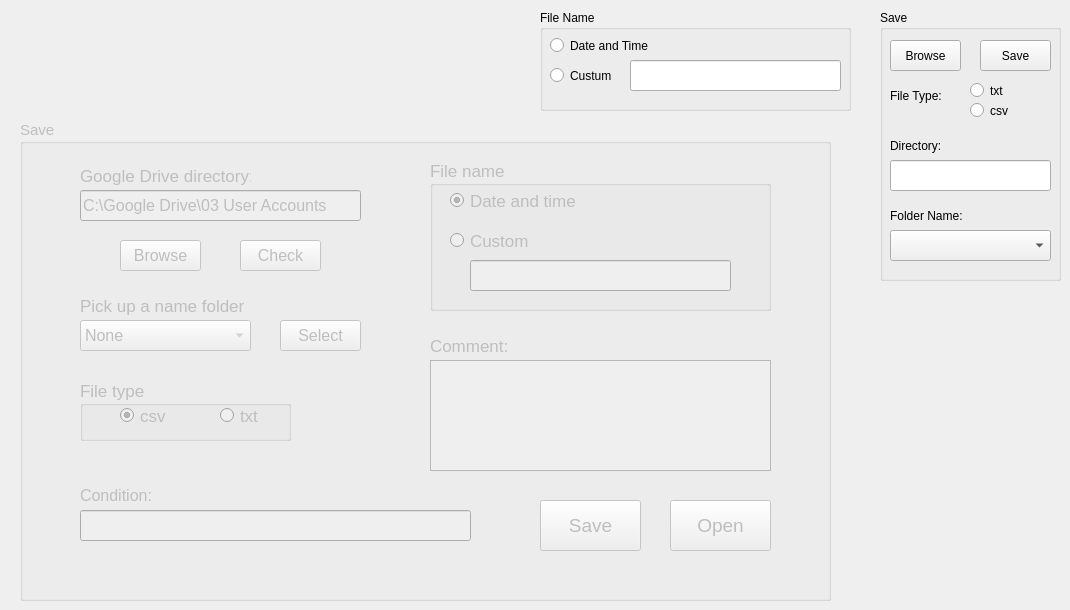
              <widget class="QWidget" name="tab_19">
               <attribute name="title">
                <string>Save</string>
               </attribute>
               <widget class="QGroupBox" name="saveBox">
                <property name="geometry">
                 <rect>
                  <x>880</x>
                  <y>10</y>
                  <width>181</width>
                  <height>271</height>
                 </rect>
                </property>
                <property name="title">
                 <string>Save</string>
                </property>
                <widget class="QPushButton" name="browseButton">
                 <property name="geometry">
                  <rect>
                   <x>10</x>
                   <y>30</y>
                   <width>71</width>
                   <height>31</height>
                  </rect>
                 </property>
                 <property name="text">
                  <string>Browse</string>
                 </property>
                </widget>
                <widget class="QLabel" name="fileTypeLable">
                 <property name="geometry">
                  <rect>
                   <x>10</x>
                   <y>70</y>
                   <width>71</width>
                   <height>31</height>
                  </rect>
                 </property>
                 <property name="text">
                  <string>File Type:</string>
                 </property>
                </widget>
                <widget class="QRadioButton" name="csvRadio">
                 <property name="geometry">
                  <rect>
                   <x>90</x>
                   <y>90</y>
                   <width>51</width>
                   <height>21</height>
                  </rect>
                 </property>
                 <property name="text">
                  <string>csv</string>
                 </property>
                </widget>
                <widget class="QRadioButton" name="txtRadio">
                 <property name="geometry">
                  <rect>
                   <x>90</x>
                   <y>70</y>
                   <width>51</width>
                   <height>21</height>
                  </rect>
                 </property>
                 <property name="text">
                  <string>txt</string>
                 </property>
                </widget>
                <widget class="QLabel" name="directoryLable">
                 <property name="geometry">
                  <rect>
                   <x>10</x>
                   <y>120</y>
                   <width>81</width>
                   <height>31</height>
                  </rect>
                 </property>
                 <property name="text">
                  <string>Directory:</string>
                 </property>
                </widget>
                <widget class="QLineEdit" name="directory">
                 <property name="geometry">
                  <rect>
                   <x>10</x>
                   <y>150</y>
                   <width>161</width>
                   <height>31</height>
                  </rect>
                 </property>
                </widget>
                <widget class="QPushButton" name="saveButton">
                 <property name="geometry">
                  <rect>
                   <x>100</x>
                   <y>30</y>
                   <width>71</width>
                   <height>31</height>
                  </rect>
                 </property>
                 <property name="text">
                  <string>Save</string>
                 </property>
                </widget>
                <widget class="QComboBox" name="folderName">
                 <property name="geometry">
                  <rect>
                   <x>10</x>
                   <y>220</y>
                   <width>161</width>
                   <height>31</height>
                  </rect>
                 </property>
                </widget>
                <widget class="QLabel" name="folderNameLable">
                 <property name="geometry">
                  <rect>
                   <x>10</x>
                   <y>190</y>
                   <width>111</width>
                   <height>31</height>
                  </rect>
                 </property>
                 <property name="text">
                  <string>Folder Name:</string>
                 </property>
                </widget>
               </widget>
               <widget class="QGroupBox" name="groupBox_save_keithley_2">
                <property name="enabled">
                 <bool>false</bool>
                </property>
                <property name="geometry">
                 <rect>
                  <x>20</x>
                  <y>120</y>
                  <width>811</width>
                  <height>481</height>
                 </rect>
                </property>
                <property name="font">
                 <font>
                  <pointsize>11</pointsize>
                 </font>
                </property>
                <property name="title">
                 <string>Save</string>
                </property>
                <widget class="QLabel" name="label_29">
                 <property name="geometry">
                  <rect>
                   <x>60</x>
                   <y>40</y>
                   <width>171</width>
                   <height>31</height>
                  </rect>
                 </property>
                 <property name="font">
                  <font>
                   <pointsize>13</pointsize>
                  </font>
                 </property>
                 <property name="text">
                  <string>Google Drive directory:</string>
                 </property>
                </widget>
                <widget class="QLineEdit" name="lineEdit_GoogleDrive_keithley_2">
                 <property name="geometry">
                  <rect>
                   <x>60</x>
                   <y>70</y>
                   <width>281</width>
                   <height>31</height>
                  </rect>
                 </property>
                 <property name="font">
                  <font>
                   <pointsize>12</pointsize>
                  </font>
                 </property>
                 <property name="text">
                  <string>C:\Google Drive\03 User Accounts</string>
                 </property>
                </widget>
                <widget class="QLabel" name="label_30">
                 <property name="enabled">
                  <bool>false</bool>
                 </property>
                 <property name="geometry">
                  <rect>
                   <x>60</x>
                   <y>170</y>
                   <width>181</width>
                   <height>31</height>
                  </rect>
                 </property>
                 <property name="font">
                  <font>
                   <pointsize>13</pointsize>
                  </font>
                 </property>
                 <property name="text">
                  <string>Pick up a name folder</string>
                 </property>
                </widget>
                <widget class="QComboBox" name="comboBox_Name_Folder_keithley_2">
                 <property name="enabled">
                  <bool>false</bool>
                 </property>
                 <property name="geometry">
                  <rect>
                   <x>60</x>
                   <y>200</y>
                   <width>171</width>
                   <height>31</height>
                  </rect>
                 </property>
                 <property name="font">
                  <font>
                   <pointsize>12</pointsize>
                  </font>
                 </property>
                 <item>
                  <property name="text">
                   <string>None</string>
                  </property>
                 </item>
                 <item>
                  <property name="text">
                   <string>Horimbere</string>
                  </property>
                 </item>
                 <item>
                  <property name="text">
                   <string>Sell</string>
                  </property>
                 </item>
                 <item>
                  <property name="text">
                   <string>Snyder</string>
                  </property>
                 </item>
                 <item>
                  <property name="text">
                   <string>Tran</string>
                  </property>
                 </item>
                 <item>
                  <property name="text">
                   <string>Vannucci</string>
                  </property>
                 </item>
                 <item>
                  <property name="text">
                   <string>Wang</string>
                  </property>
                 </item>
                 <item>
                  <property name="text">
                   <string>Williams</string>
                  </property>
                 </item>
                </widget>
                <widget class="QPushButton" name="pushButton_Select_Directory_keithley_2">
                 <property name="enabled">
                  <bool>false</bool>
                 </property>
                 <property name="geometry">
                  <rect>
                   <x>260</x>
                   <y>200</y>
                   <width>81</width>
                   <height>31</height>
                  </rect>
                 </property>
                 <property name="font">
                  <font>
                   <pointsize>12</pointsize>
                  </font>
                 </property>
                 <property name="text">
                  <string>Select</string>
                 </property>
                </widget>
                <widget class="QGroupBox" name="groupBox_File_Type_keithley_2">
                 <property name="enabled">
                  <bool>false</bool>
                 </property>
                 <property name="geometry">
                  <rect>
                   <x>60</x>
                   <y>260</y>
                   <width>211</width>
                   <height>61</height>
                  </rect>
                 </property>
                 <property name="font">
                  <font>
                   <pointsize>13</pointsize>
                  </font>
                 </property>
                 <property name="title">
                  <string>File type</string>
                 </property>
                 <widget class="QRadioButton" name="radioButton_csv_keithley_2">
                  <property name="geometry">
                   <rect>
                    <x>40</x>
                    <y>20</y>
                    <width>61</width>
                    <height>31</height>
                   </rect>
                  </property>
                  <property name="acceptDrops">
                   <bool>false</bool>
                  </property>
                  <property name="autoFillBackground">
                   <bool>false</bool>
                  </property>
                  <property name="text">
                   <string>csv</string>
                  </property>
                  <property name="checked">
                   <bool>true</bool>
                  </property>
                 </widget>
                 <widget class="QRadioButton" name="radioButton_txt_keithley_2">
                  <property name="geometry">
                   <rect>
                    <x>140</x>
                    <y>20</y>
                    <width>61</width>
                    <height>31</height>
                   </rect>
                  </property>
                  <property name="text">
                   <string>txt</string>
                  </property>
                 </widget>
                </widget>
                <widget class="QGroupBox" name="groupBox_Filename_keithley_2">
                 <property name="enabled">
                  <bool>false</bool>
                 </property>
                 <property name="geometry">
                  <rect>
                   <x>410</x>
                   <y>40</y>
                   <width>341</width>
                   <height>151</height>
                  </rect>
                 </property>
                 <property name="font">
                  <font>
                   <pointsize>13</pointsize>
                  </font>
                 </property>
                 <property name="title">
                  <string>File name</string>
                 </property>
                 <widget class="QRadioButton" name="radioButton_Timename_keithley_2">
                  <property name="geometry">
                   <rect>
                    <x>20</x>
                    <y>30</y>
                    <width>151</width>
                    <height>21</height>
                   </rect>
                  </property>
                  <property name="font">
                   <font>
                    <pointsize>13</pointsize>
                   </font>
                  </property>
                  <property name="text">
                   <string>Date and time</string>
                  </property>
                  <property name="checked">
                   <bool>true</bool>
                  </property>
                 </widget>
                 <widget class="QRadioButton" name="radioButton_Custom_Name_keithley_2">
                  <property name="geometry">
                   <rect>
                    <x>20</x>
                    <y>70</y>
                    <width>121</width>
                    <height>21</height>
                   </rect>
                  </property>
                  <property name="text">
                   <string>Custom</string>
                  </property>
                 </widget>
                 <widget class="QLineEdit" name="lineEdit_Custom_Name_keithley_2">
                  <property name="enabled">
                   <bool>false</bool>
                  </property>
                  <property name="geometry">
                   <rect>
                    <x>40</x>
                    <y>100</y>
                    <width>261</width>
                    <height>31</height>
                   </rect>
                  </property>
                  <property name="font">
                   <font>
                    <pointsize>12</pointsize>
                   </font>
                  </property>
                 </widget>
                </widget>
                <widget class="QPushButton" name="pushButton_Save_keithley_2">
                 <property name="enabled">
                  <bool>false</bool>
                 </property>
                 <property name="geometry">
                  <rect>
                   <x>520</x>
                   <y>380</y>
                   <width>101</width>
                   <height>51</height>
                  </rect>
                 </property>
                 <property name="font">
                  <font>
                   <pointsize>14</pointsize>
                  </font>
                 </property>
                 <property name="text">
                  <string>Save</string>
                 </property>
                </widget>
                <widget class="QPushButton" name="pushButton_Open_keithley_2">
                 <property name="enabled">
                  <bool>false</bool>
                 </property>
                 <property name="geometry">
                  <rect>
                   <x>650</x>
                   <y>380</y>
                   <width>101</width>
                   <height>51</height>
                  </rect>
                 </property>
                 <property name="font">
                  <font>
                   <pointsize>14</pointsize>
                  </font>
                 </property>
                 <property name="text">
                  <string>Open</string>
                 </property>
                </widget>
                <widget class="QPushButton" name="pushButton_browse_save_keithley_2">
                 <property name="geometry">
                  <rect>
                   <x>100</x>
                   <y>120</y>
                   <width>81</width>
                   <height>31</height>
                  </rect>
                 </property>
                 <property name="font">
                  <font>
                   <pointsize>12</pointsize>
                  </font>
                 </property>
                 <property name="text">
                  <string>Browse</string>
                 </property>
                </widget>
                <widget class="QPushButton" name="pushButton_check_keithley_2">
                 <property name="geometry">
                  <rect>
                   <x>220</x>
                   <y>120</y>
                   <width>81</width>
                   <height>31</height>
                  </rect>
                 </property>
                 <property name="font">
                  <font>
                   <pointsize>12</pointsize>
                  </font>
                 </property>
                 <property name="text">
                  <string>Check</string>
                 </property>
                </widget>
                <widget class="QLabel" name="label_19">
                 <property name="geometry">
                  <rect>
                   <x>60</x>
                   <y>360</y>
                   <width>81</width>
                   <height>31</height>
                  </rect>
                 </property>
                 <property name="font">
                  <font>
                   <pointsize>12</pointsize>
                  </font>
                 </property>
                 <property name="text">
                  <string>Condition:</string>
                 </property>
                </widget>
                <widget class="QLineEdit" name="lineEdit_save_condition_keithley_2">
                 <property name="geometry">
                  <rect>
                   <x>60</x>
                   <y>390</y>
                   <width>391</width>
                   <height>31</height>
                  </rect>
                 </property>
                 <property name="font">
                  <font>
                   <pointsize>11</pointsize>
                  </font>
                 </property>
                </widget>
                <widget class="QTextEdit" name="textEdit_comment_keithley_2">
                 <property name="enabled">
                  <bool>false</bool>
                 </property>
                 <property name="geometry">
                  <rect>
                   <x>410</x>
                   <y>240</y>
                   <width>341</width>
                   <height>111</height>
                  </rect>
                 </property>
                </widget>
                <widget class="QLabel" name="label_36">
                 <property name="enabled">
                  <bool>false</bool>
                 </property>
                 <property name="geometry">
                  <rect>
                   <x>410</x>
                   <y>210</y>
                   <width>171</width>
                   <height>31</height>
                  </rect>
                 </property>
                 <property name="font">
                  <font>
                   <pointsize>13</pointsize>
                  </font>
                 </property>
                 <property name="text">
                  <string>Comment:</string>
                 </property>
                </widget>
               </widget>
               <widget class="QGroupBox" name="fileBox">
                <property name="geometry">
                 <rect>
                  <x>540</x>
                  <y>10</y>
                  <width>311</width>
                  <height>101</height>
                 </rect>
                </property>
                <property name="title">
                 <string>File Name</string>
                </property>
                <widget class="QRadioButton" name="defaultFile">
                 <property name="geometry">
                  <rect>
                   <x>10</x>
                   <y>20</y>
                   <width>131</width>
                   <height>31</height>
                  </rect>
                 </property>
                 <property name="text">
                  <string>Date and Time</string>
                 </property>
                </widget>
                <widget class="QRadioButton" name="customFile">
                 <property name="geometry">
                  <rect>
                   <x>10</x>
                   <y>50</y>
                   <width>81</width>
                   <height>31</height>
                  </rect>
                 </property>
                 <property name="text">
                  <string>Custum</string>
                 </property>
                </widget>
                <widget class="QLineEdit" name="file">
                 <property name="geometry">
                  <rect>
                   <x>90</x>
                   <y>50</y>
                   <width>211</width>
                   <height>31</height>
                  </rect>
                 </property>
                </widget>
               </widget>
              </widget>
